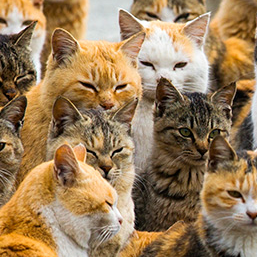
#> input picture Experiments_PhaseCorrelation2/data/data_test_frames_ShiftX_0/frame_00004.png, 257 x 257 px, given in place of frame_364_640x480.3.png, which was not available
$ python test_phase_RotScaleShift3.py   (Python 2 division)   (older library calls are emulated)
#> lines starting #> are read from the running program, lines starting #| are printed output that depends on the picture; pictures that were not available may be replaced by others from this repository, and a replacement may not be noted
### UAV_Navigation_Python/Correlation_methods/PhaseCorr_RotScaleShift/phcorr.py
__author__ = 'ar'

import os
import sys
import numpy as np
import cv2

#######################
"""
Calculate Shift, Rotation and Scale for two images
:return (Shift[dx,dy], Angle, Scale, Correlation_Peak_Quality[quality_CorrShift, Quality_Corr_RotScale])
"""
# [54 lines left out: function imregcorr, not called in this run]

"""
:return Min-Max normed image in uchar type
"""
def nrmMat(mat):
    return cv2.normalize(mat, None, 0,255, cv2.NORM_MINMAX, cv2.CV_8U)

"""
Calculate weighted center of mass <r>=Sum(mat_ij*pos_ij)/Sum(mat_ij)
"""
def calcWeightedCenter(mat, pos, siz=3):
    w=mat.shape[1]
    h=mat.shape[0]
    isBorder=False
    if (pos[0]<siz) or ((pos[0]+siz)>=w):
        isBorder=True
    if (pos[1]<siz) or ((pos[1]+siz)>=h):
        isBorder=True
    if isBorder:
        return pos
    else:
        x1=pos[0]-siz
        x2=pos[0]+siz+1
        y1=pos[1]-siz
        y2=pos[1]+siz+1
        rx=range(x1,x2)
        ry=range(y1,y2)
        xx,yy=np.meshgrid(rx,ry)
        cmat=mat[y1:y2, x1:x2]
        tmpx=cmat*xx
        tmpy=cmat*yy
        mm=np.sum(cmat)
        if mm==0:
            mm=1.0
        return (np.sum(tmpx)/mm,np.sum(tmpy)/mm)

"""
Calculate Correlation peak quality
:return CorrMax in rect RadxRad around pos,
CorrMax exclude region around pos, and normed quality [0,1]
"""
def calcPeakQ(mat, pos, Rad=3):
    siz=mat.shape
    r1=pos[1]-Rad
    r2=pos[1]+Rad+1
    c1=pos[0]-Rad
    c2=pos[0]+Rad+1
    if r1<0:
        r1=0
    if r2>=siz[0]:
        r2=siz[0]
    if c1<0:
        c1=0
    if c2>=siz[1]:
        c2=siz[1]
    cmat=mat[r1:r2, c1:c2].copy()
    p1=np.max(cmat)
    mat[r1:r2, c1:c2]-=p1
    p2=np.max(mat)
    mat[r1:r2, c1:c2]=cmat
    return (p1,p2,(p1-p2)/p1)

"""
calc phase correlation,
:return Correlation map, estimated shift (dx,dy), peak-value, and peak-quality (in progress)
"""
def phaseCorr(img1, img2, isUseHann=True, isDebug=False, isFloatAcc=True, RadPQ=3):
    assert(img1.shape==img2.shape)
    if isUseHann:
        hw=cv2.createHanningWindow(img1.shape[::-1], cv2.CV_64F)
        img1=img1*hw
        img2=img2*hw
    if isDebug:
        cv2.imshow("debug-img12", np.concatenate((nrmMat(img1), nrmMat(img2))))
    fft1=np.fft.fft2(img1)
    fft2=np.fft.fft2(img2)
    CC=np.fft.fftshift(np.fft.ifft2( (fft1*fft2.conj())/(fft2*fft2.conj()) ).real)
    minVal, maxVal, minLoc, maxLoc=cv2.minMaxLoc(CC)
    _,_,pq=calcPeakQ(CC,maxLoc,RadPQ)
    if isFloatAcc:
       maxLoc=calcWeightedCenter(CC,maxLoc,RadPQ)
    dxy=(maxLoc - np.array(img1.shape[::-1])/2) #TODO: Check this point !!!
    return (CC, dxy, maxVal,pq)

"""
:return cylindrical Hanning window in X or Y direction
axis '0' -> y
axis '1' -> x
"""
# [10 lines left out: function getCylHanning, not called in this run]

"""
:return gradient-magnitude image
"""
def calcGradMag(img):
    gx=cv2.Sobel(img, cv2.CV_64F, 1,0)
    gy=cv2.Sobel(img, cv2.CV_64F, 0,1)
    gm=np.sqrt(gx*gx+gy*gy)
    # cv2.imshow("img-gm", nrmMat(gm))
    return gm

"""
:return LogPolar image cropped by 1/coeffCrop and (coeffCrop-1)/coeffCrop in scale-direction
"""
# [16 lines left out: function getLogPolar, not called in this run]
"""
:return Squared image cropped around center by min(width,height)
"""
def getSquaredImg(img):
    if img.shape[0]==img.shape[1]:
        return img.copy()
    else:
        siz=img.shape[0:2]
        if siz[0]>siz[1]:
            dy=(siz[0]-siz[1])/2
            return img[dy:dy+siz[1],:].copy()
        else:
            dx=(siz[1]-siz[0])/2
            return img[:,dx:dx+siz[0]].copy()

"""
:return resized image with size [maxSize, maxSize*img.height/img.width] or [maxSize*img.width/img.height, maxSize]
"""
# [6 lines left out: function resizeToMaxSize, not called in this run]

"""
siz - size of rectangule: [height, width]
rad - 0..1
"""
# [6 lines left out: function getCirlceMask, not called in this run]

####################################
"""
Helper class for read images listed in CSV-file,
work similar to cv2.VideoCapture()
if in CSV file contains full path, then parameter 'parWDir'  is not need to specify.
"""
class VideoCSVReader:
    # [34 lines left out: functions __init__, readFrameList, not called in this run]
    def resetPos(self):
        self.pos=0
    def getNumFrames(self):
        return len(self.listFImg)
    def isOpened(self):
        return (self.getNumFrames()>0)
    # [19 lines left out: functions read, printInfo, not called in this run]

####################################
"""
Helper very simple class for Video-Navigation, calculate RotSclShift and accumulate track-info
"""
class VideoNavigator:
    # [35 lines left out: functions __init__, setStartState, processNewFrame, getNavDataAsArray, not called in this run]
    def isInitialised(self):
        return (self.currFrame!=None)
    def printInfo(self):
        print "isInitialised=%s" % self.isInitialised()
        print self.listNavData
    # [9 lines left out: functions getLastState, getCurrentFrame, not called in this run]

####################################
"""
Test-function for VideoNavigator, fvideo - path to video-file or camera
"""
# [50 lines left out: function test_Video_Corr_With_VideoNavigator, not called in this run]

"""
Test-function, fvideo - path to video-file
"""
# [41 lines left out: function test_Video_Corr, not called in this run]

"""
Test-function, fvideo - path to CSV-file with path of images
"""
# [35 lines left out: function test_CSVFrames_Corr, not called in this run]

####################################
# [8 lines that do not run on import are left out]

    # [8 lines of commented-out code are left out]

### UAV_Navigation_Python/Correlation_methods/PhaseCorr_RotScaleShift/test_phase_RotScaleShift3.py
#!/usr/bin/python
__author__ = 'ar'

import cv2
import numpy as np
import matplotlib.pyplot as plt
import sys
import phcorr as ph

fimg1='/home/ar/video/drone_project/2/frame_364_640x480.3.png'
fimg2='/home/ar/video/drone_project/2/frame_420_640x480.3.png'
fimg3='/home/ar/video/drone_project/2/frame_533_640x480.3.png'


##################################################
if __name__=='__main__':
    img1=cv2.imread(fimg1, 0).astype(np.float)
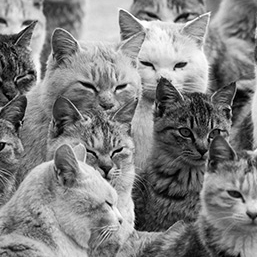
#> img1: shape (257, 257) float64; min 0, max 255, mean 129.6
    img2=cv2.imread(fimg2, 0).astype(np.float)
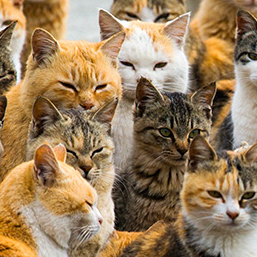
#> input picture Experiments_PhaseCorrelation2/data/data_test_frames_ShiftX_0/frame_00005.png, 257 x 257 px, given in place of frame_420_640x480.3.png, which was not available
#> img2: shape (257, 257) float64; min 0, max 255, mean 131.7
    # [22 lines of commented-out code are left out]


    img1=ph.getSquaredImg(img1)
    img2=ph.getSquaredImg(img2)

    img1 = ph.calcGradMag(img1)
    img2 = ph.calcGradMag(img2)
#> in calcGradMag (call 2), `gy=cv2.Sobel(img, cv2.CV_64F, 0,1)`:
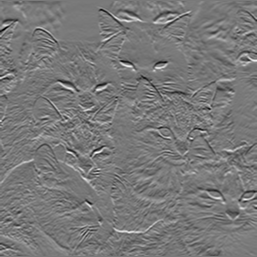
#> gy: shape (257, 257) float64; min -762, max 842, mean -0.6; drawn with min black and max white

    # [10 lines of commented-out code are left out]
    siz1=img1.shape
#> siz1 = (257, 257)
    siz2=img2.shape
#> siz2 = (257, 257)
    assert (siz1==siz2)
    #
    # Shift-phase correlation
    img1F=np.abs(np.fft.fftshift(np.fft.fft2(img1)))
    img2F=np.abs(np.fft.fftshift(np.fft.fft2(img2)))
    img1Fs=ph.nrmMat(np.abs(np.log(img1F+1.0)))
    img2Fs=ph.nrmMat(np.abs(np.log(img2F+1.0)))
#> in nrmMat (call 2), `return cv2.normalize(mat, None, 0,255, cv2.NORM_MINMAX, cv2.CV_8U)`:
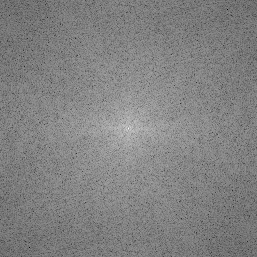
#> returned value: shape (257, 257); min 0, max 255, mean 129.6
    cv2.imshow("win-img-12", np.dstack((img1,img2,img1)).astype(np.uint8) )
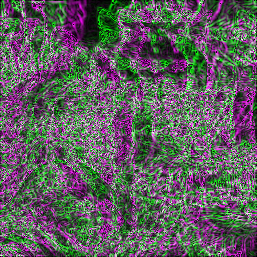
#> window 'win-img-12': shape (257, 257, 3); mean B, G, R 94.7, 93.3, 94.7
    # cv2.imshow("win-fft-12", np.dstack((img1Fs,img2Fs,img1Fs)) )
    CC,dxy,ccval=ph.phaseCorr(img1, img2, isDebug=False)
#> in phaseCorr, `img2=img2*hw`:
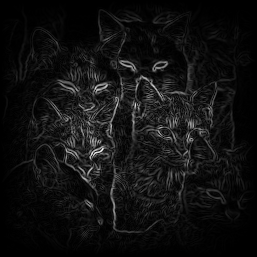
#> img2: shape (257, 257) float64; min 0, max 798.7, mean 52.9; drawn with min black and max white
#> in phaseCorr, `minVal, maxVal, minLoc, maxLoc=cv2.minMaxLoc(CC)`: minVal = -0.0162; maxVal = 0.988; minLoc = (147, 128); maxLoc = (148, 128)
#> in calcPeakQ, `r1=pos[1]-Rad`: r1 = 125
#> in calcPeakQ, `r2=pos[1]+Rad+1`: r2 = 132
#> in calcPeakQ, `c1=pos[0]-Rad`: c1 = 145
#> in calcPeakQ, `c2=pos[0]+Rad+1`: c2 = 152
#> in calcPeakQ, `p1=np.max(cmat)`: p1 = 0.988
#> in calcPeakQ, `mat[r1:r2, c1:c2]-=p1`:
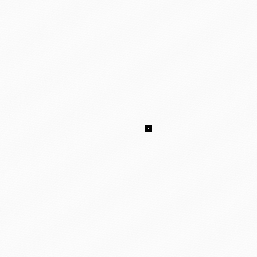
#> mat: shape (257, 257) float64; min -1, max 0.0164, mean -0.000718; drawn with min black and max white
#> in calcPeakQ, `p2=np.max(mat)`: p2 = 0.0164
#> in phaseCorr, `_,_,pq=calcPeakQ(CC,maxLoc,RadPQ)`: pq = 0.983
#> in calcWeightedCenter, `x1=pos[0]-siz`: x1 = 145
#> in calcWeightedCenter, `x2=pos[0]+siz+1`: x2 = 152
#> in calcWeightedCenter, `y1=pos[1]-siz`: y1 = 125
#> in calcWeightedCenter, `y2=pos[1]+siz+1`: y2 = 132
#> in calcWeightedCenter, `mm=np.sum(cmat)`: mm = 0.883
#> in phaseCorr, `dxy=(maxLoc - np.array(img1.shape[::-1])/2)`: dxy = [20.02, -0.00312]
#> (the run stopped early here; a loop or call above may not have finished)
